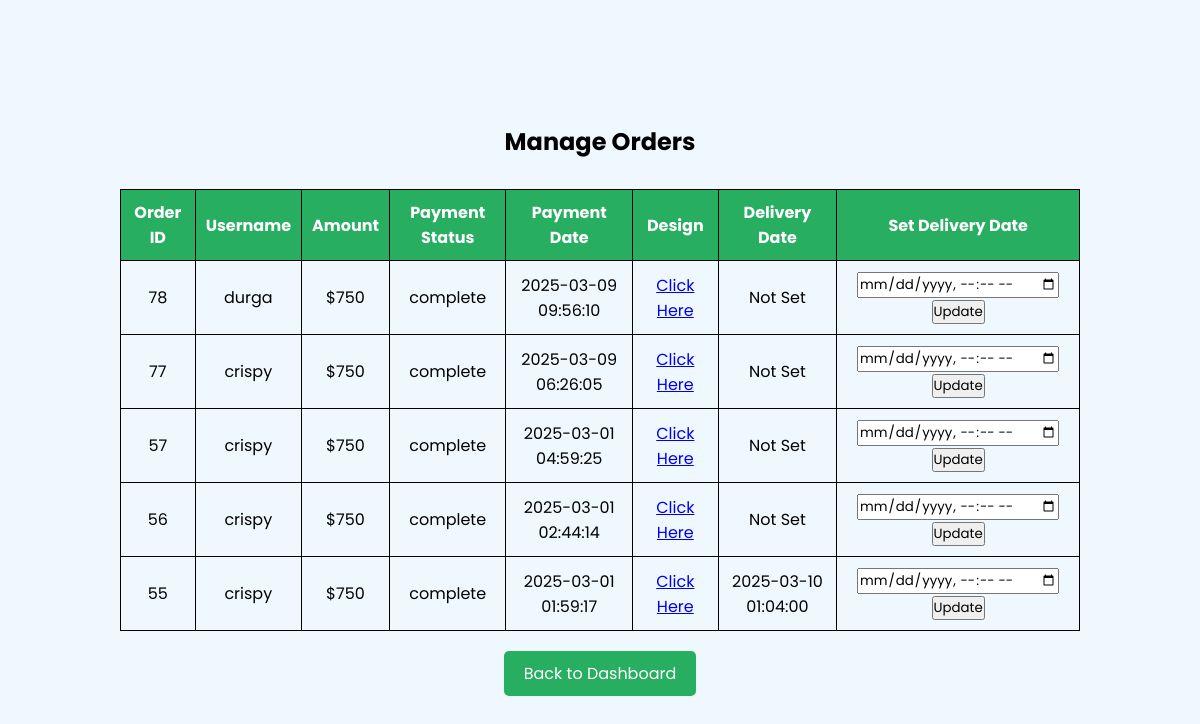
Page /manage_orders.php (signed in) on the committed database.
### tables this page shows
CREATE TABLE `payment` (
  `id` int(11) NOT NULL,
  `Username` varchar(50) NOT NULL,
  `amount` int(11) NOT NULL,
  `payment_status` varchar(50) NOT NULL,
  `payment_id` varchar(50) NOT NULL,
  `added_on` datetime NOT NULL,
  `model` varchar(50) DEFAULT NULL,
  `material` varchar(50) DEFAULT NULL,
  `finish` varchar(50) DEFAULT NULL,
  `image` longtext DEFAULT NULL,
  `delivery_date` datetime DEFAULT NULL
);

### manage_orders.php (the view, shortened to what this page needs)
<?php
include("config.php");
$query = "SELECT id, Username, amount, payment_status, added_on, image, delivery_date
          FROM payment
          ORDER BY added_on DESC";
$result = mysqli_query($con, $query);
?>
<!DOCTYPE html>
<html lang="en">
<head>
    <link rel="stylesheet" href="style.css">
</head>
<body>
    <div class="container">
        <h2>Manage Orders</h2>
        <table>
            <tr>
                <th>Order ID</th>
                <th>Username</th>
                <th>Amount</th>
                <th>Payment Status</th>
                <th>Payment Date</th>
                <th>Design</th>
                <th>Delivery Date</th>
                <th>Set Delivery Date</th>
            </tr>
            <?php while ($row = mysqli_fetch_assoc($result)) { ?>
                <tr>
                    <td><?php echo $row['id']; ?></td>
                    <td><?php echo $row['Username']; ?></td>
                    <td><?php echo '$' . $row['amount']; ?></td>
                    <td><?php echo $row['payment_status']; ?></td>
                    <td><?php echo $row['added_on']; ?></td>
                    <td>
    <?php if (!empty($row['image'])) { ?>
        <a href="view_image.php?id=<?php echo $row['id']; ?>" target="_blank">Click Here</a>
    <?php } else { echo "No Image"; } ?>
</td>
                    <td><?php echo $row['delivery_date'] ? $row['delivery_date'] : 'Not Set'; ?></td>
                    <td>
                        <form method="POST">
                            <input type="datetime-local" name="delivery_date" required>
                            <button type="submit" name="update_delivery">Update</button>
                        </form>
                    </td>
                </tr>
            <?php } ?>
        </table>
        <a href="admin_dashboard.php" class="back-btn">Back to Dashboard</a>
    </div>
</body>
</html>

### style.css (style rules this page uses)
* { margin: 0; padding: 0; box-sizing: border-box; font-family: 'Poppins', sans-serif; }
body { margin: 0; padding: 0; display: flex; justify-content: center; align-items: center; min-height: 100vh; background-color: aliceblue; }
.container { display: flex; justify-content: center; align-items: center; width: 100%; height: 100%; flex-direction: column; margin: 0 auto; }
h2 { margin-bottom: 10px; }

### manage_orders.php (style rules this page uses)
table { width: 80%; margin: 20px auto; border-collapse: collapse; }
table, th, td { border: 1px solid black; text-align: center; padding: 10px; }
th { background-color: #27ae60; color: white; }
.container { text-align: center; margin-top: 20px; }
.back-btn { padding: 10px 20px; background-color: #27ae60; color: white; text-decoration: none; border-radius: 5px; display: inline-block; }

### rows in the picture
payment: id "78", Username "durga", amount "750", payment_status "complete", added_on "2025-03-09 09:56:10", shows "Not Set"
payment: id "77", Username "crispy", amount "750", payment_status "complete", added_on "2025-03-09 06:26:05", shows "Not Set"
payment: id "57", Username "crispy", amount "750", payment_status "complete", added_on "2025-03-01 04:59:25", shows "Not Set"
payment: id "56", Username "crispy", amount "750", payment_status "complete", added_on "2025-03-01 02:44:14", shows "Not Set"
payment: id "55", Username "crispy", amount "750", payment_status "complete", added_on "2025-03-01 01:59:17", delivery_date "2025-03-10 01:04:00"
